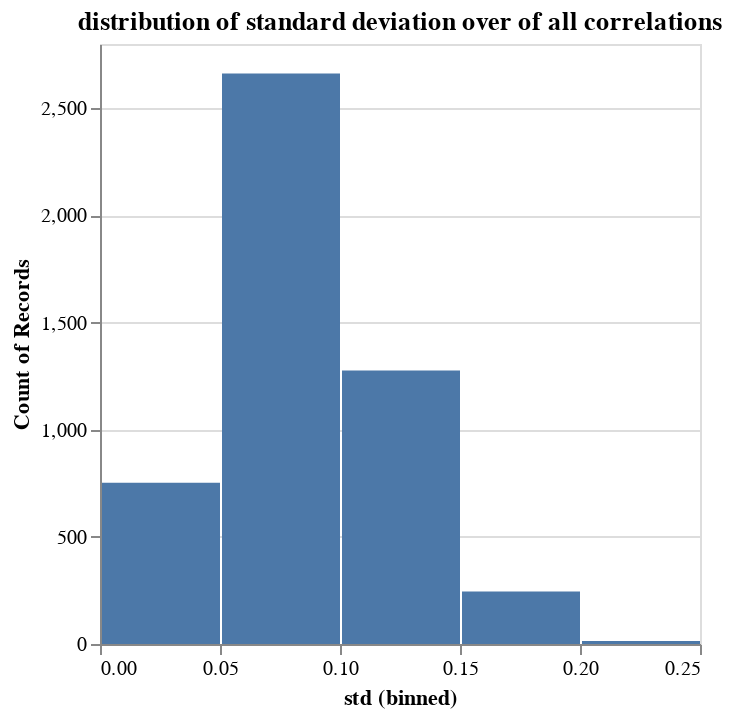

Notebook source saved alongside this figure:
### Code cell
#This is a distribution of standard deviations of correlation across 12 windows across pairs
alt.Chart(df).mark_bar().encode(
    alt.X('std:Q', bin=True),
    alt.Y('count()')
).properties(title='distribution of standard deviation over of all correlations')

### Figure 1 — Vega-Lite specification as saved in the notebook (floating-point values rounded to 4 significant figures; data arrays with more than 128 entries replaced by an {"elided": "..."} marker saying what was removed)
{"config": {"view": {"continuousWidth": 300, "continuousHeight": 300}}, "data": {"name": "data-24cc38a5b7979ffa80d309acc9435199"}, "mark": {"type": "bar"}, "encoding": {"x": {"bin": true, "field": "std", "type": "quantitative"}, "y": {"aggregate": "count", "type": "quantitative"}}, "title": "distribution of standard deviation over of all correlations", "$schema": "https://vega.github.io/schema/vega-lite/v5.20.1.json", "datasets": {"data-24cc38a5b7979ffa80d309acc9435199": {"elided": "4950 records"}}}
